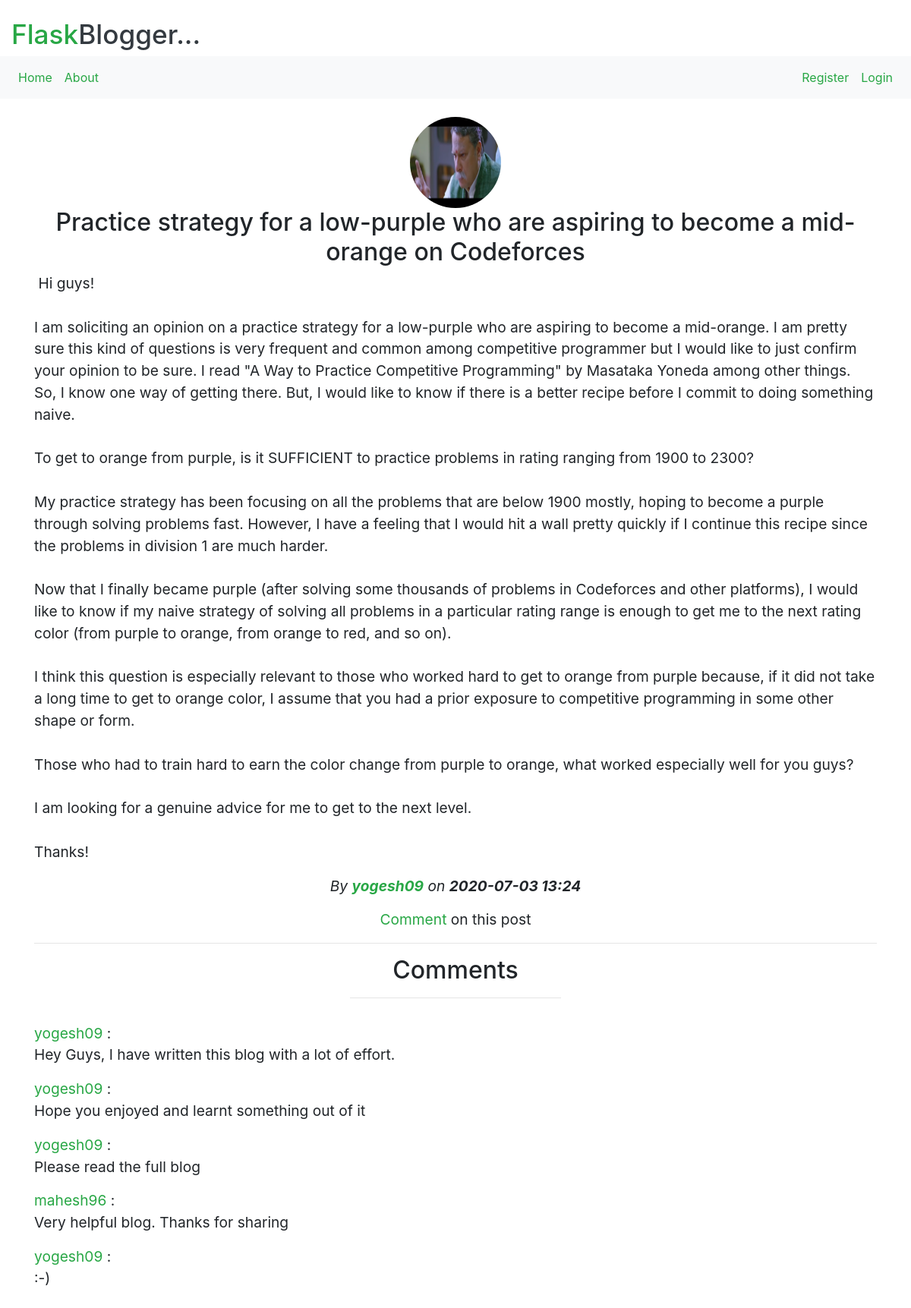
/post/6, run on the app's committed database.
### flaskBlog/models.py (models this page shows, shortened)
class User(db.Model, UserMixin):
    id = db.Column(db.Integer, primary_key=1)
    username = db.Column(db.String(20), unique=1, nullable=0)
    email = db.Column(db.String(100), unique=1, nullable=0)
    image = db.Column(db.String(20), nullable=0, default='default.jpg')
    password = db.Column(db.String(60), nullable=0)
    posts = db.relationship('Post', backref='auther', lazy=1)
    comments = db.relationship('Comment', backref='auther', lazy=1)

class Post(db.Model):
    id = db.Column(db.Integer, primary_key=1)
    title = db.Column(db.String(100), nullable=0)
    date = db.Column(db.DateTime, nullable=0, default=datetime.now(pytz.timezone('Asia/Kolkata')))
    content = db.Column(db.Text, nullable=0)
    userId = db.Column(db.Integer, db.ForeignKey('user.id'), nullable=0)

class Comment(db.Model):
    id = db.Column(db.Integer, primary_key=1)
    content = db.Column(db.Text, nullable=0)
    userId = db.Column(db.Integer, db.ForeignKey('user.id'), nullable=0)
    postId = db.Column(db.Integer, nullable=0)

### flaskBlog/routes.py (the view)
@app.route('/post/<postId>')
def post(postId):
    post = Post.query.get_or_404(postId)
    comments = Comment.query.filter_by(postId=postId).all()
    t=''
    return render_template('post.html', post=post, comments=comments, t=t)

### flaskBlog/templates/post.html (shortened to what this page needs)
{% extends "layout.html" %}
{% block content %}
    <div style="font-size: 120%" class="text-center" >
        <img src="{{ url_for('static',filename='profilePics/'+post.auther.image) }}" height="120px" width="120px" class="rounded-circle">
        <h2>{{ post['title'] }}</h2>
        <p class="text-left" style="white-space: pre-wrap"> {{post.content}} </p>
        <p><i>By <b><a href="{{ url_for('user', username=post.auther.username) }}" class="text-success">{{ post.auther.username }}</a></b>
            on <b>{{ post['date'].strftime('%Y-%m-%d %H:%M') }}</b></i></p>
        <a href="{{ url_for('comment', postId=post.id) }}" class="text-success">Comment</a> on this post
        <hr>
        <h2>Comments</h2>
        <hr class="w-25 pb-3">
        {% for comment in comments %}
            <div class="text-left">
            <a href="{{ url_for('user', username=comment.auther.username) }}" class="text-success">{{ comment.auther.username }}</a> :
            <p style="white-space: pre-wrap">{{ comment['content'] }}</p>
            </div>
        {% endfor %}
    </div>
{% endblock content %}

### data on the page
User: image (picture), auther.username "yogesh09"
Post: title "Practice strategy for a low-purple who are aspiring to become a mid-orange on Codeforces", content "Hi guys! I am soliciting an opinion on a practice strategy for a low-purple who are aspiring to become a mid-orange. I am pretty sure this kind of questions is very frequent and common among competitive programmer but I would like to just confirm your opinion to be sure. I read \"A Way to Practice Competitive Programming\" by Masataka Yoneda among other things. So, I know one way of getting there. But, I would like to know if there is a better recipe before I commit to doing something naive. To get to orange from purple, is it SUFFICIENT to practice problems in rating ranging from 1900 to 2300? My practice strategy has been focusing on all the problems that are below 1900 mostly, hoping to…", date "2020-07-03 13:24"
Comment: auther.username "yogesh09", content "Hey Guys, I have written this blog with a lot of effort."
Comment: auther.username "yogesh09", content "Hope you enjoyed and learnt something out of it"
Comment: auther.username "yogesh09", content "Please read the full blog"
Comment: auther.username "mahesh96", content "Very helpful blog. Thanks for sharing"
Comment: auther.username "yogesh09", content ":-)"
